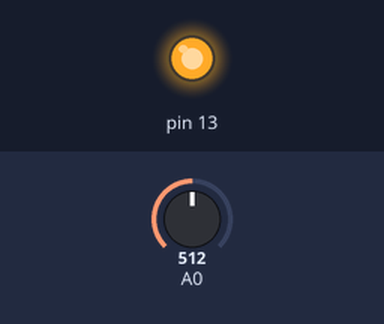
Simulated run of this sketch. Board: Arduino Uno, built with avr-gcc and run on an emulated ATmega328P. Shown: output pins drawn as LEDs (lit = HIGH). The test bench sets the inputs (shaded band); at power-on: A0 = 512.

Above: at 0.1 s.
Timing chart, 0 to 1.6 s (numbered marks = the images above):
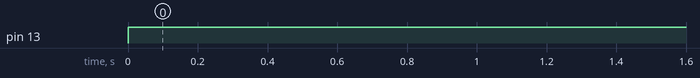

Measured:
- by itself, pin 13: LOW → HIGH at 0.00 s

The sketch:

Les4-1.ino
```cpp
int sensorValue = 0;

void setup() {
Serial.begin(9600);
pinMode(13, OUTPUT);
}
void loop() {
sensorValue = analogRead(A0);
if (sensorValue > 100){
  digitalWrite(13, HIGH);
}
delay(100);
}
```
